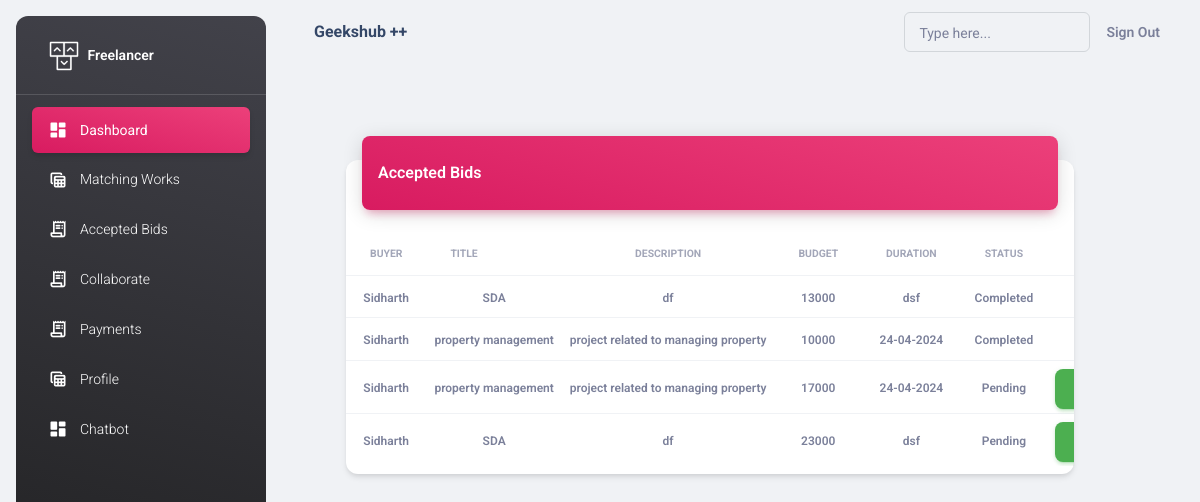
Before: /bids/ (signed in) with the older database file.
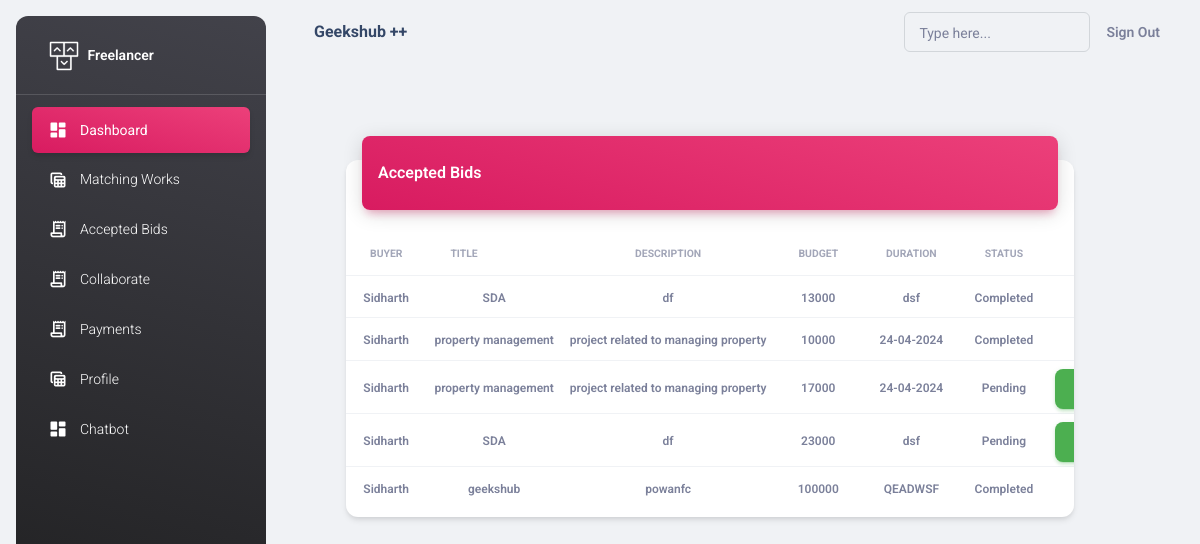
After: the same page with the newer database file.
### adminapp/models.py (models this page shows)
class Bid(models.Model):
    coder=models.ForeignKey(Coder,on_delete=models.CASCADE)
    project=models.ForeignKey(Project,on_delete=models.CASCADE)
    bid_amount=models.PositiveIntegerField()
    note=models.CharField(max_length=100,null=True)
    bid_date=models.DateTimeField(auto_now_add=True)
    status=models.BooleanField(default=False)
    CHOICES = [
        ("Pending","Pending"),
        ("On progress", "On progress"),
        ("Completed", "Completed"),
    ]
    progress=models.CharField(max_length=100,choices=CHOICES,default="Pending")

class Project(models.Model):
    buyer=models.ForeignKey(Buyer,on_delete=models.CASCADE)
    title=models.CharField(max_length=100)
    description=models.CharField(max_length=100)
    skills_required=models.CharField(max_length=100)
    budget=models.PositiveIntegerField()
    category=models.CharField(max_length=100)
    tags=models.CharField(max_length=100)
    deadline=models.CharField(max_length=100)
    status= models.BooleanField(default=True)

class User(AbstractUser):
    ROLE_CHOICES = [
        ("admin","Admin"),
        ("coder", "Coder"),
        ("buyer", "Buyer"),
    ]
    role = models.CharField(max_length=200, choices=ROLE_CHOICES, default="coder")

class Buyer(User):
    name = models.CharField(max_length=100)
    phone = models.CharField(max_length=100)
    email_address = models.EmailField()
    address = models.CharField(max_length=100)
    companyname=models.CharField(max_length=100)
    country=models.CharField(max_length=100)
    aadhar_image=models.ImageField(upload_to="images", null=True)
    aadhar_no=models.CharField(max_length=100,null=True)
    pan_image=models.ImageField(upload_to="images", null=True)
    pan_no=models.CharField(max_length=100,null=True)

### coderapp/views.py (the view)
# urls.py: path("bids/",views.AcceptedBids.as_view(),name="bids-list"),
class AcceptedBids(ListView):
    template_name="coderapp/bids.html"
    model=Bid
    context_object_name="bids"
    def get_queryset(self):
        current_user=self.request.user.id
        queryset=Bid.objects.filter(coder=current_user,status=True)
        return queryset

### coderapp/templates/coderapp/bids.html (shortened to what this page needs)
{%extends 'coderapp/base.html'%}
{%load static%}
{%block body_block%}
<div class="container-fluid py-4">
    <div class="row">
      <div class="col-10 mb-4 mt-5 ms-5">
        <div class="card my-4">
          <div class="card-header p-0 position-relative mt-n4 mx-3 z-index-2">
            <div class="bg-gradient-primary shadow-primary border-radius-lg pt-4 pb-3">
              <h6 class="text-white text-capitalize ps-3">Accepted Bids</h6>
            </div>
          </div>
          <div class="card-body px-0 pb-2 ">
            <div class="table-responsive p-0">
              <table class="table align-items-center mb-0">
                <thead>
                  <tr>
                    <th class="text-uppercase text-secondary text-xxs font-weight-bolder opacity-7 ms-3">Buyer</th>
                    <th class="text-uppercase text-secondary text-xxs font-weight-bolder opacity-7 ">Title</th>
                    <th class="text-center text-uppercase text-secondary text-xxs font-weight-bolder opacity-7">Description</th>
                    <th class="text-center text-uppercase text-secondary text-xxs font-weight-bolder opacity-7">Budget</th>
                    <th class="text-center text-uppercase text-secondary text-xxs font-weight-bolder opacity-7">Duration</th>
                    <th class="text-center text-uppercase text-secondary text-xxs font-weight-bolder opacity-7">Status</th>
                    <th></th>
                  </tr>
                </thead>
                <tbody>
                    {%for b in bids%}
                        <tr>
                            <td class="align-middle text-center">
                              <span class="text-secondary text-xs font-weight-bold">{{b.project.buyer.name}}</span>
                            </td>
                            <td class="align-middle text-center">
                                <span class="text-secondary text-xs font-weight-bold">{{b.project.title}}</span>
                            </td>
                            <td class="align-middle text-center">
                                <span class="text-secondary text-xs font-weight-bold">{{b.project.description}}</span>
                            </td>
                            <td class="align-middle text-center">
                                <span class="text-secondary text-xs font-weight-bold">{{b.bid_amount}}</span>
                            </td>
                            <td class="align-middle text-center">
                                <span class="text-secondary text-xs font-weight-bold">{{b.project.deadline}}</span>
                            </td>
                            <td class="align-middle text-center">
                              <span class="text-secondary text-xs font-weight-bold">{{b.progress}}</span>
                            </td>
                            <td>
                              {% if b.progress != "Completed" %}
                                  <a class="buttons btn btn-success openBidFormBtn" data-pk="{{ b.id }}">Upload Work</a>
                              {% endif %}
                            </td>
                        </tr>
                    {%endfor%}
                </tbody>
              </table>
            </div>
          </div>
        </div>
      </div>
    </div>
</div>
{%endblock%}

Changed rows visible on the page:
added Bid: project.buyer.name "Sidharth", project "geekshub", project.description "powanfc", bid_amount "100000", project.deadline "QEADWSF", progress "Completed"
